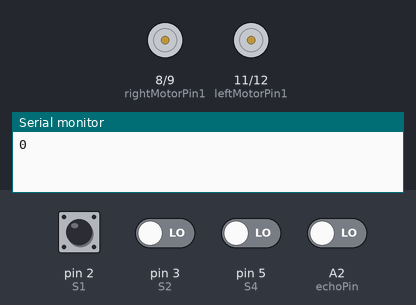
Recording of a sketch running on a simulated Arduino Uno, built with avr-gcc and run on an emulated ATmega328P. Parts: motor-driver pin pairs drawn as motors (green arrow = first pin HIGH = forward, orange = second pin HIGH = backward, longer = more drive, scaled by the enable pin), the last lines printed to the serial monitor. The inputs (shaded band) are chosen by the test bench; at power-on: pin 2 (S1) HIGH, A2 (echoPin), pin 3 (S2), pin 5 (S4) LOW.

Above: at 1.2 s.
1.3 s: pin 3 (S2) driven HIGH
At 2.3 s:
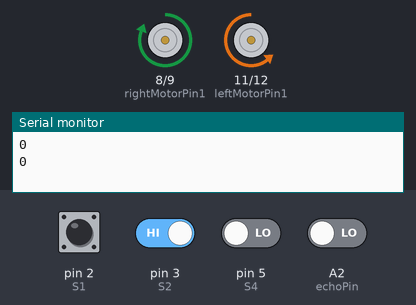
3.5 s: pin 5 (S4) driven HIGH
At 5.1 s:
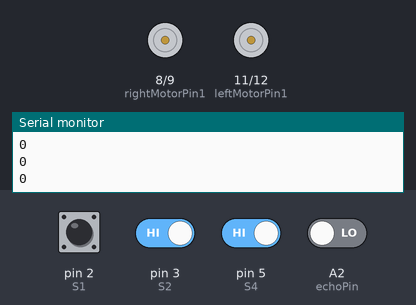
5.5 s: pin 3 (S2) driven LOW
At 6.7 s:
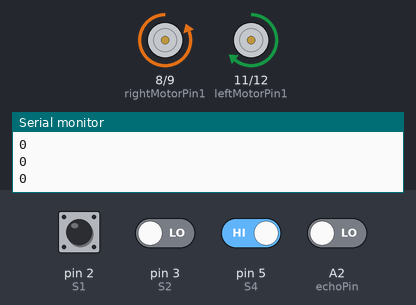
Timing chart, 0 to 8.5 s (numbered marks = the images above; inputs shaded):
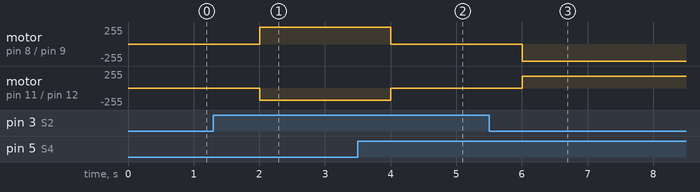

Measured:
- after the input at 1.3 s, motor on pin 8 (rightMotorPin1) / pin 9 (rightMotorPin2): stopped → forward 255/255 after 0.70 s; motor on pin 11 (leftMotorPin1) / pin 12 (leftMotorPin2): stopped → backward 180/255 after 0.70 s
- after the input at 3.5 s, motor on pin 8 (rightMotorPin1) / pin 9 (rightMotorPin2): forward 255/255 → stopped after 0.51 s; motor on pin 11 (leftMotorPin1) / pin 12 (leftMotorPin2): backward 180/255 → stopped after 0.51 s
- after the input at 5.5 s, motor on pin 8 (rightMotorPin1) / pin 9 (rightMotorPin2): stopped → backward 255/255 after 0.51 s; motor on pin 11 (leftMotorPin1) / pin 12 (leftMotorPin2): stopped → forward 180/255 after 0.51 s

The sketch:

Linefollowing_ObstacleAvoidance.ino
```cpp
#include <Ultrasonic.h>

#define S1 2   // 5-segment IR sensor array
#define S2 3
#define S3 4
#define S4 5
#define S5 6

#define enableRightMotor 7   // right connector motor
#define rightMotorPin1 8
#define rightMotorPin2 9

#define enableLeftMotor 10   // left connector motor
#define leftMotorPin1 11
#define leftMotorPin2 12

#define MOTOR_SPEED 180

#define trigPin A1   // ultrasonic sensor
#define echoPin A2

int count = 0;
int table_no = 1;
int total_tables = 3;
long duration, obstacle;

void setup()
{
  //The problem with TT gear motors is that, at very low pwm value it does not even rotate.
  //If we increase the PWM value then it rotates faster and our robot is not controlled in that speed and goes out of line.
  //For that we need to increase the frequency of analogWrite.
  //Below line is important to change the frequency of PWM signal on pin D5 and D6
  //Because of this, motor runs in controlled manner (lower speed) at high PWM value.
  //This sets frequecny as 7812.5 hz.
  TCCR0B = TCCR0B & B11111000 | B00000010;

  pinMode(S1, INPUT);
  pinMode(S2, INPUT);
  pinMode(S3, INPUT);
  pinMode(S4, INPUT);
  pinMode(S5, INPUT);

  pinMode(enableRightMotor, OUTPUT);
  pinMode(rightMotorPin1, OUTPUT);
  pinMode(rightMotorPin2, OUTPUT);

  pinMode(enableRightMotor, OUTPUT);
  pinMode(leftMotorPin1, OUTPUT);
  pinMode(leftMotorPin2, OUTPUT);

  pinMode(trigPin, OUTPUT);
  pinMode(echoPin, INPUT);

  Serial.begin(9600);

  rotateMotor(0, 0);
}

void rotateMotor(int rightMotorSpeed, int leftMotorSpeed)   // to rotate the motors
{

  if (rightMotorSpeed < 0)
  {
    digitalWrite(rightMotorPin1, LOW);
    digitalWrite(rightMotorPin2, HIGH);
  }
  else if (rightMotorSpeed > 0)
  {
    digitalWrite(rightMotorPin1, HIGH);
    digitalWrite(rightMotorPin2, LOW);
  }
  else
  {
    digitalWrite(rightMotorPin1, LOW);
    digitalWrite(rightMotorPin2, LOW);
  }

  if (leftMotorSpeed < 0)
  {
    digitalWrite(leftMotorPin1, LOW);
    digitalWrite(leftMotorPin2, HIGH);
  }
  else if (leftMotorSpeed > 0)
  {
    digitalWrite(leftMotorPin1, HIGH);
    digitalWrite(leftMotorPin2, LOW);
  }
  else
  {
    digitalWrite(leftMotorPin1, LOW);
    digitalWrite(leftMotorPin2, LOW);
  }

  analogWrite(enableRightMotor, abs(rightMotorSpeed));
  analogWrite(enableLeftMotor, abs(leftMotorSpeed));
}

void table_count(int table)   // to stop at the table whose table number is specified
{
  if (count > total_tables)
  {
    rotateMotor(0, 0);   // stop at start position
    delay(10000);
    count = 0;
  }

  if (count == table)
  {
    rotateMotor(0, 0);   // stop at table number specified
    delay(10000);
  }

  rotateMotor(MOTOR_SPEED, MOTOR_SPEED);
}

long calc_dist(long x)   // to calculate distance or location of the obstacle in front of the robot
{
  long distance = x * 0.0343 / 2;
  delay(10);

  return distance;
}

void loop()
{
  digitalWrite(trigPin, LOW);
  delayMicroseconds(2);
  digitalWrite(trigPin, HIGH);
  delayMicroseconds(10);
  duration = pulseIn(echoPin, HIGH);

  obstacle = calc_dist(duration);
  Serial.println(obstacle);

  if ( digitalRead(S2) == HIGH && digitalRead(S4) == HIGH )
  {
    if (obstacle>10)
    {
      rotateMotor(MOTOR_SPEED, MOTOR_SPEED);   // move forward when sensors 2 and 4 do not detect black line
    }
    else
    {
      rotateMotor(0, 0);
    }
  }

  if ( digitalRead(S2) == LOW && digitalRead(S4) == HIGH )
  {
    rotateMotor(-MOTOR_SPEED, MOTOR_SPEED);   // turn left when sensor 2 detect black line
  }

  if ( digitalRead(S2) == HIGH && digitalRead(S4) == LOW )
  {
    rotateMotor(MOTOR_SPEED, -MOTOR_SPEED);   // turn right when sensor 4 detect black line
  }

  if ( digitalRead(S1) == LOW && digitalRead(S5) == LOW )
  {
    count++;   // when sensors 1 and 5 detect black line
    table_count(table_no);   // stop at table number specified for 10 seconds
  }
}
```
